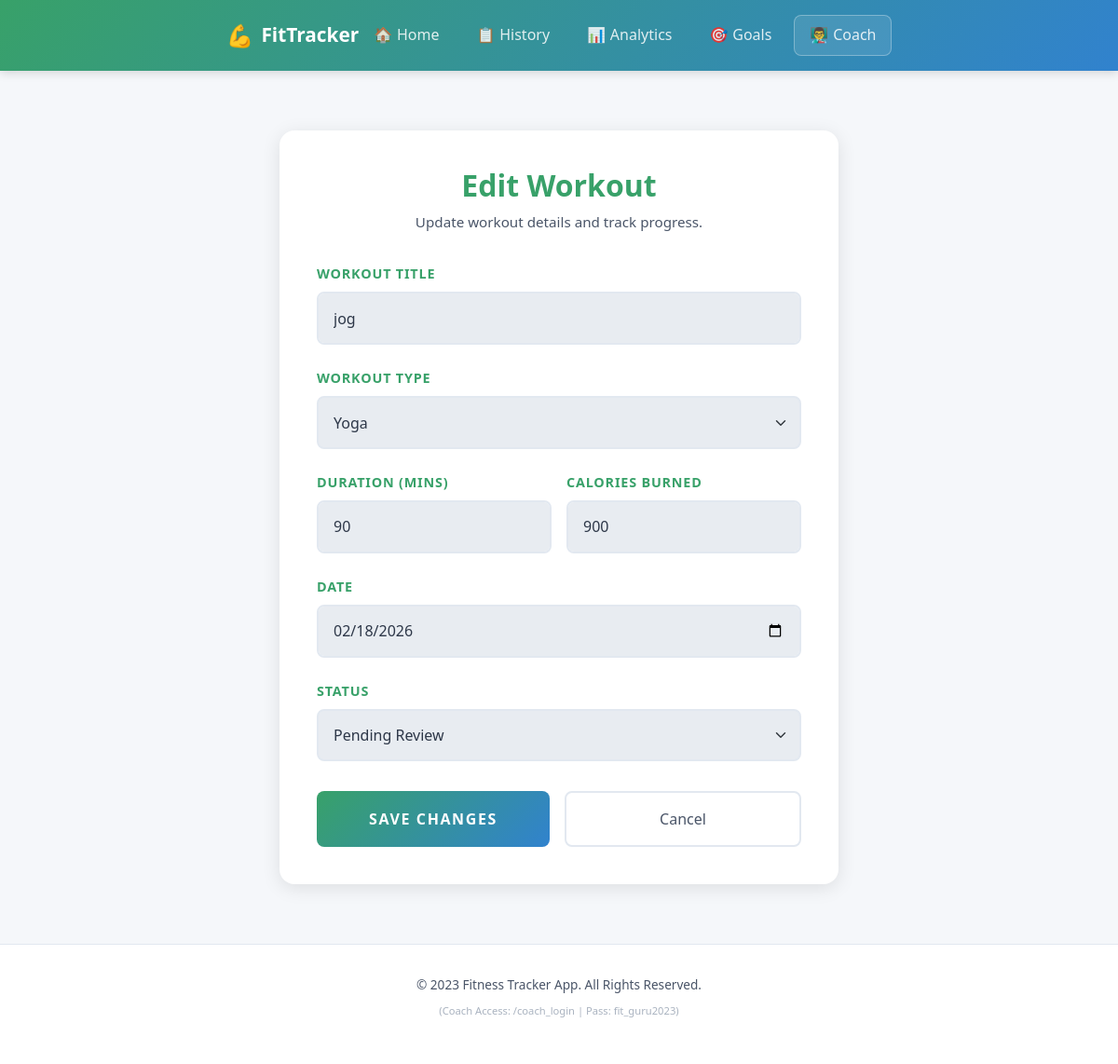
The app's page /edit_workout/1 (signed in) with its own data.
### tables this page shows
CREATE TABLE workouts (
            id INTEGER PRIMARY KEY AUTOINCREMENT,
            workout_title TEXT NOT NULL,
            workout_type TEXT NOT NULL,
            duration INTEGER NOT NULL,
            calories_burned INTEGER NOT NULL,
            workout_date DATE NOT NULL,
            status TEXT DEFAULT 'Pending Review',
            notes TEXT DEFAULT '',
            created_at TIMESTAMP DEFAULT CURRENT_TIMESTAMP
        );

### app.py (the view, shortened to what this page needs)
@app.route('/edit_workout/<int:workout_id>', methods=['GET', 'POST'])
def edit_workout(workout_id):
    if not session.get('logged_in'):
        return redirect(url_for('coach_login'))
    conn = get_db()
    workout = conn.execute('SELECT * FROM workouts WHERE id = ?', (workout_id,)).fetchone()
    conn.close()
    if not workout:
        flash('Workout not found.', 'error')
        return redirect(url_for('fitness_dashboard'))
    return render_template('edit_workout.html', workout=workout)

### app.py (called while the page is built)
def get_db():
    conn = sqlite3.connect(DATABASE)
    conn.row_factory = sqlite3.Row
    return conn

### templates/edit_workout.html (shortened to what this page needs)
{% extends 'base.html' %}
{% block content %}
<div class="edit-container">
    <div class="edit-header">
        <h2>Edit Workout</h2>
        <p class="edit-subtitle">Update workout details and track progress.</p>
    </div>
    <form method="POST" class="edit-form">
        <div class="form-group">
            <label for="workout_title" class="form-label">Workout Title</label>
            <input type="text"
                   class="form-control fitness-input"
                   id="workout_title"
                   name="workout_title"
                   value="{{ workout.workout_title }}"
                   required>
        </div>
        <div class="form-group">
            <label for="workout_type" class="form-label">Workout Type</label>
            <select class="form-select fitness-input" id="workout_type" name="workout_type" required>
                <option value="Yoga" {% if workout.workout_type == 'Yoga' %}selected{% endif %}>Yoga</option>
            </select>
        </div>
        <div class="form-row">
            <div class="form-group half">
                <label for="duration" class="form-label">Duration (mins)</label>
                <input type="number"
                       class="form-control fitness-input"
                       id="duration"
                       name="duration"
                       value="{{ workout.duration }}"
                       min="1"
                       required>
            </div>
            <div class="form-group half">
                <label for="calories_burned" class="form-label">Calories Burned</label>
                <input type="number"
                       class="form-control fitness-input"
                       id="calories_burned"
                       name="calories_burned"
                       value="{{ workout.calories_burned }}"
                       min="0"
                       required>
            </div>
        </div>
        <div class="form-group">
            <label for="workout_date" class="form-label">Date</label>
            <input type="date"
                   class="form-control fitness-input"
                   id="workout_date"
                   name="workout_date"
                   value="{{ workout.workout_date }}"
                   required>
        </div>
        <div class="form-group">
            <label for="status" class="form-label">Status</label>
            <select class="form-select fitness-input" id="status" name="status" required>
                <option value="Pending Review" {% if workout.status == 'Pending Review' %}selected{% endif %}>Pending Review</option>
            </select>
        </div>
        <div class="form-actions">
            <button type="submit" class="btn btn-save">
                <span>Save Changes</span>
            </button>
            <a href="{{ url_for('fitness_dashboard') }}" class="btn btn-cancel">Cancel</a>
        </div>
    </form>
</div>
{% endblock %}

### static/style.css (style rules this page uses)
:root { --bg-primary: #f5f7fa; --bg-secondary: #ffffff; --bg-tertiary: #e8ecf1; --text-primary: #2d3748; --text-secondary: #4a5568; --text-muted: #718096; --accent-green: #38a169; --accent-green-hover: #2f855a; --accent-blue: #3182ce; --accent-blue-hover: #2b6cb0; --success: #38a169; --danger: #e53e3e; --warning: #dd6b20; --border-color: #e2e8f0; --shadow: rgba(0, 0, 0, 0.1); }
* { margin: 0; padding: 0; box-sizing: border-box; }
body { font-family: 'Segoe UI', Tahoma, Geneva, Verdana, sans-serif; background-color: var(--bg-primary); color: var(--text-primary); min-height: 100vh; display: flex; flex-direction: column; line-height: 1.6; }
.form-label { display: block; margin-bottom: 0.5rem; color: var(--accent-green); font-size: 0.9rem; font-weight: 600; text-transform: uppercase; letter-spacing: 0.05rem; }
.fitness-input { width: 100%; padding: 0.9rem 1rem; background-color: var(--bg-tertiary); border: 2px solid var(--border-color); border-radius: 8px; color: var(--text-primary); font-size: 1rem; transition: all 0.3s ease; }
.fitness-input::placeholder { color: var(--text-muted); }
select.fitness-input { cursor: pointer; }
select.fitness-input option { background-color: var(--bg-secondary); color: var(--text-primary); }
.form-row { display: flex; gap: 1rem; }
.form-group.half { flex: 1; }
.edit-container { max-width: 600px; margin: 2rem auto; background-color: var(--bg-secondary); border-radius: 16px; padding: 2.5rem; box-shadow: 0 4px 20px var(--shadow); }
.edit-header { text-align: center; margin-bottom: 2rem; }
.edit-header h2 { color: var(--accent-green); font-weight: 600; }
.edit-subtitle { color: var(--text-secondary); font-size: 0.95rem; }
.edit-form .form-group { margin-bottom: 1.5rem; }
.form-actions { display: flex; gap: 1rem; margin-top: 2rem; }
.btn-save { flex: 1; padding: 1rem; background: linear-gradient(135deg, var(--accent-green), var(--accent-blue)); border: none; border-radius: 8px; color: white; font-weight: 600; text-transform: uppercase; letter-spacing: 0.1rem; cursor: pointer; transition: all 0.3s ease; }
.btn-cancel { flex: 1; padding: 1rem; background: transparent; border: 2px solid var(--border-color); border-radius: 8px; color: var(--text-secondary); text-decoration: none; text-align: center; font-weight: 500; transition: all 0.3s ease; }

### records on screen
workouts: workout_title "jog", workout_type "Yoga", duration "90", calories_burned "900", workout_date "02/18/2026", status "Pending Review"
